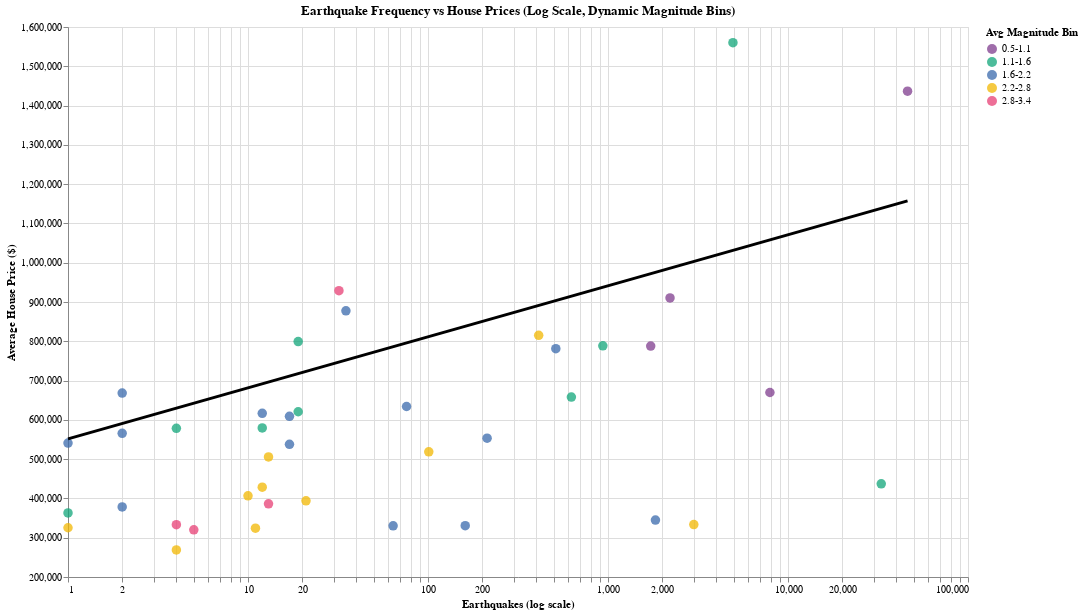

The notebook cell saved with this chart:
### Code cell
import altair as alt
import pandas as pd
import numpy as np

# --------------------------
# 1. FILTER AND CLEAN DATA
# --------------------------

df_corr = df_state_aggreg_year[
    (df_state_aggreg_year["n_earthquakes"] > 0) &
    (df_state_aggreg_year["avg_price"] > 0) &
    (df_state_aggreg_year["avg_magnitude"].notna())
].copy()

# Ensure numeric
df_corr["n_earthquakes"] = pd.to_numeric(df_corr["n_earthquakes"], errors="coerce")
df_corr["avg_price"] = pd.to_numeric(df_corr["avg_price"], errors="coerce")
df_corr["avg_magnitude"] = pd.to_numeric(df_corr["avg_magnitude"], errors="coerce")

# --------------------------
# 2. CREATE DYNAMIC EXCLUSIVE BINS
# --------------------------

# Determine min and max for avg_magnitude
min_mag = df_corr["avg_magnitude"].min()
max_mag = df_corr["avg_magnitude"].max()

# Create 5 equal-width bins between min and max
bins = np.linspace(min_mag, max_mag, num=6)  # 6 edges → 5 bins
labels = [f"{round(bins[i],1)}-{round(bins[i+1],1)}" for i in range(len(bins)-1)]

# right=False ensures exclusive upper boundary
df_corr["magnitude_bin"] = pd.cut(df_corr["avg_magnitude"], bins=bins, labels=labels, right=False)

# --------------------------
# 3. DEFINE DARK COLOR SCALE
# --------------------------

color_scale = alt.Scale(
    domain=labels,
    range=["#7f3c8d", "#11a579", "#3969ac", "#f2b701", "#e73f74"]  # dark, distinct
)

# --------------------------
# 4. SCATTER PLOT
# --------------------------

scatter = (
    alt.Chart(df_corr)
    .mark_circle(size=90, opacity=0.75)
    .encode(
        x=alt.X("n_earthquakes:Q", title="Earthquakes (log scale)", scale=alt.Scale(type="log")),
        y=alt.Y("avg_price:Q", title="Average House Price ($)", scale=alt.Scale(zero=False)),
        color=alt.Color("magnitude_bin:N", title="Avg Magnitude Bin", scale=color_scale),
        tooltip=[
            alt.Tooltip("state:N"),
            alt.Tooltip("n_earthquakes:Q", title="Earthquakes"),
            alt.Tooltip("avg_price:Q", title="Avg Price ($)"),
            alt.Tooltip("avg_magnitude:Q", title="Avg Magnitude"),
            alt.Tooltip("magnitude_bin:N", title="Magnitude Bin")
        ]
    )
)

# --------------------------
# 5. REGRESSION TRENDLINE
# --------------------------

smooth = (
    alt.Chart(df_corr)
    .transform_regression("n_earthquakes", "avg_price", method="linear")
    .mark_line(color="black", size=3)
    .encode(
        x=alt.X("n_earthquakes:Q", scale=alt.Scale(type="log")),
        y="avg_price:Q"
    )
)

# --------------------------
# 6. COMBINE PLOT
# --------------------------

correlation = (scatter + smooth).properties(
    width=900,
    height=550,
    title="Earthquake Frequency vs House Prices (Log Scale, Dynamic Magnitude Bins)"
)

correlation

### Figure 1 — Vega specification as saved in the notebook (floating-point values rounded to 4 significant figures)
{"$schema": "https://vega.github.io/schema/vega/v5.json", "data": [{"name": "source_0", "values": [{"state": "Alabama", "year": 2015, "n_earthquakes": 21.0, "avg_magnitude": 2.38, "max_magnitude": 3.5, "avg_depth": 2.761, "n_properties": 217.0, "avg_price": 393900.0, "median_price": 285000.0, "avg_bedrooms": 3.53, "avg_bathrooms": 2.719, "fips": 1, "magnitude_bin": "2.2-2.8", "__index_level_0__": 25}, {"state": "Alaska", "year": 2015, "n_earthquakes": 32970.0, "avg_magnitude": 1.569, "max_magnitude": 6.8, "avg_depth": 40.96, "n_properties": 24.0, "avg_price": 437300.0, "median_price": 372200.0, "avg_bedrooms": 3.333, "avg_bathrooms": 2.667, "fips": 2, "magnitude_bin": "1.1-1.6", "__index_level_0__": 59}, {"state": "Arizona", "year": 2015, "n_earthquakes": 76.0, "avg_magnitude": 1.918, "max_magnitude": 4.0, "avg_depth": 10.58, "n_properties": 749.0, "avg_price": 634000.0, "median_price": 460000.0, "avg_bedrooms": 3.192, "avg_bathrooms": 2.479, "fips": 4, "magnitude_bin": "1.6-2.2", "__index_level_0__": 93}, {"state": "Arkansas", "year": 2015, "n_earthquakes": 64.0, "avg_magnitude": 2.095, "max_magnitude": 2.98, "avg_depth": 5.324, "n_properties": 167.0, "avg_price": 330200.0, "median_price": 240000.0, "avg_bedrooms": 3.24, "avg_bathrooms": 2.371, "fips": 5, "magnitude_bin": "1.6-2.2", "__index_level_0__": 127}, {"state": "California", "year": 2015, "n_earthquakes": 46150.0, "avg_magnitude": 0.966, "max_magnitude": 5.72, "avg_depth": 5.768, "n_properties": 2420.0, "avg_price": 1437000.0, "median_price": 761200.0, "avg_bedrooms": 3.501, "avg_bathrooms": 2.879, "fips": 6, "magnitude_bin": "0.5-1.1", "__index_level_0__": 162}, {"state": "Colorado", "year": 2015, "n_earthquakes": 32.0, "avg_magnitude": 2.954, "max_magnitude": 3.9, "avg_depth": 3.545, "n_properties": 567.0, "avg_price": 928700.0, "median_price": 619500.0, "avg_bedrooms": 3.66, "avg_bathrooms": 3.039, "fips": 8, "magnitude_bin": "2.8-3.4", "__index_level_0__": 196}, {"state": "Connecticut", "year": 2015, "n_earthquakes": 19.0, "avg_magnitude": 1.618, "max_magnitude": 3.3, "avg_depth": 4.702, "n_properties": 244.0, "avg_price": 620600.0, "median_price": 387000.0, "avg_bedrooms": 3.627, "avg_bathrooms": 2.709, "fips": 9, "magnitude_bin": "1.1-1.6", "__index_level_0__": 230}, {"state": "Georgia", "year": 2015, "n_earthquakes": 13.0, "avg_magnitude": 2.616, "max_magnitude": 4.4, "avg_depth": 10.02, "n_properties": 437.0, "avg_price": 505700.0, "median_price": 387000.0, "avg_bedrooms": 3.73, "avg_bathrooms": 3.05, "fips": 13, "magnitude_bin": "2.2-2.8", "__index_level_0__": 330}, {"state": "Hawaii", "year": 2015, "n_earthquakes": 4944.0, "avg_magnitude": 1.427, "max_magnitude": 5.2, "avg_depth": 6.816, "n_properties": 137.0, "avg_price": 1560000.0, "median_price": 889000.0, "avg_bedrooms": 2.971, "avg_bathrooms": 2.46, "fips": 15, "magnitude_bin": "1.1-1.6", "__index_level_0__": 366}, {"state": "Idaho", "year": 2015, "n_earthquakes": 513.0, "avg_magnitude": 2.018, "max_magnitude": 5.0, "avg_depth": 7.825, "n_properties": 84.0, "avg_price": 781200.0, "median_price": 607000.0, "avg_bedrooms": 3.631, "avg_bathrooms": 2.452, "fips": 16, "magnitude_bin": "1.6-2.2", "__index_level_0__": 400}, {"state": "Illinois", "year": 2015, "n_earthquakes": 10.0, "avg_magnitude": 2.381, "max_magnitude": 3.4, "avg_depth": 12.32, "n_properties": 789.0, "avg_price": 406500.0, "median_price": 289000.0, "avg_bedrooms": 3.426, "avg_bathrooms": 2.63, "fips": 17, "magnitude_bin": "2.2-2.8", "__index_level_0__": 434}, {"state": "Indiana", "year": 2015, "n_earthquakes": 1.0, "avg_magnitude": 2.33, "max_magnitude": 2.33, "avg_depth": 16.75, "n_properties": 332.0, "avg_price": 325300.0, "median_price": 259900.0, "avg_bedrooms": 3.328, "avg_bathrooms": 2.416, "fips": 18, "magnitude_bin": "2.2-2.8", "__index_level_0__": 465}, {"state": "Kansas", "year": 2015, "n_earthquakes": 1835.0, "avg_magnitude": 1.966, "max_magnitude": 4.1, "avg_depth": 5.055, "n_properties": 159.0, "avg_price": 344900.0, "median_price": 300000.0, "avg_bedrooms": 3.629, "avg_bathrooms": 2.843, "fips": 20, "magnitude_bin": "1.6-2.2", "__index_level_0__": 530}, {"state": "Kentucky", "year": 2015, "n_earthquakes": 11.0, "avg_magnitude": 2.414, "max_magnitude": 2.82, "avg_depth": 14.11, "n_properties": 284.0, "avg_price": 324400.0, "median_price": 265000.0, "avg_bedrooms": 3.313, "avg_bathrooms": 2.412, "fips": 21, "magnitude_bin": "2.2-2.8", "__index_level_0__": 564}, {"state": "Maine", "year": 2015, "n_earthquakes": 35.0, "avg_magnitude": 1.726, "max_magnitude": 2.5, "avg_depth": 4.771, "n_properties": 23.0, "avg_price": 877500.0, "median_price": 379900.0, "avg_bedrooms": 3.522, "avg_bathrooms": 2.435, "fips": 23, "magnitude_bin": "1.6-2.2", "__index_level_0__": 630}, {"state": "Maryland", "year": 2015, "n_earthquakes": 1.0, "avg_magnitude": 1.91, "max_magnitude": 1.91, "avg_depth": 7.0, "n_properties": 444.0, "avg_price": 540800.0, "median_price": 419900.0, "avg_bedrooms": 3.626, "avg_bathrooms": 3.09, "fips": 24, "magnitude_bin": "1.6-2.2", "__index_level_0__": 664}, {"state": "Massachusetts", "year": 2015, "n_earthquakes": 2.0, "avg_magnitude": 1.65, "max_magnitude": 1.8, "avg_depth": 5.31, "n_properties": 12.0, "avg_price": 668200.0, "median_price": 498500.0, "avg_bedrooms": 3.917, "avg_bathrooms": 2.833, "fips": 25, "magnitude_bin": "1.6-2.2", "__index_level_0__": 697}, {"state": "Michigan", "year": 2015, "n_earthquakes": 4.0, "avg_magnitude": 3.075, "max_magnitude": 4.2, "avg_depth": 2.37, "n_properties": 508.0, "avg_price": 333300.0, "median_price": 229900.0, "avg_bedrooms": 3.425, "avg_bathrooms": 2.283, "fips": 26, "magnitude_bin": "2.8-3.4", "__index_level_0__": 730}, {"state": "Minnesota", "year": 2015, "n_earthquakes": 12.0, "avg_magnitude": 2.575, "max_magnitude": 2.8, "avg_depth": 0.0, "n_properties": 552.0, "avg_price": 428600.0, "median_price": 349900.0, "avg_bedrooms": 3.453, "avg_bathrooms": 2.498, "fips": 27, "magnitude_bin": "2.2-2.8", "__index_level_0__": 763}, {"state": "Mississippi", "year": 2015, "n_earthquakes": 5.0, "avg_magnitude": 2.884, "max_magnitude": 3.2, "avg_depth": 4.004, "n_properties": 65.0, "avg_price": 320000.0, "median_price": 279000.0, "avg_bedrooms": 3.492, "avg_bathrooms": 2.692, "fips": 28, "magnitude_bin": "2.8-3.4", "__index_level_0__": 794}, {"state": "Missouri", "year": 2015, "n_earthquakes": 161.0, "avg_magnitude": 1.778, "max_magnitude": 3.6, "avg_depth": 8.532, "n_properties": 370.0, "avg_price": 330600.0, "median_price": 263900.0, "avg_bedrooms": 3.235, "avg_bathrooms": 2.514, "fips": 29, "magnitude_bin": "1.6-2.2", "__index_level_0__": 827}, {"state": "Montana", "year": 2015, "n_earthquakes": 1727.0, "avg_magnitude": 0.9612, "max_magnitude": 3.5, "avg_depth": 7.589, "n_properties": 87.0, "avg_price": 787900.0, "median_price": 534900.0, "avg_bedrooms": 3.517, "avg_bathrooms": 2.598, "fips": 30, "magnitude_bin": "0.5-1.1", "__index_level_0__": 861}, {"state": "Nebraska", "year": 2015, "n_earthquakes": 3.0, "avg_magnitude": 3.367, "max_magnitude": 3.6, "avg_depth": 8.25, "n_properties": 158.0, "avg_price": 287700.0, "median_price": 250000.0, "avg_bedrooms": 3.348, "avg_bathrooms": 2.475, "fips": 31, "magnitude_bin": null, "__index_level_0__": 895}, {"state": "Nevada", "year": 2015, "n_earthquakes": 7935.0, "avg_magnitude": 0.4986, "max_magnitude": 5.3, "avg_depth": 7.452, "n_properties": 106.0, "avg_price": 669600.0, "median_price": 517000.0, "avg_bedrooms": 3.321, "avg_bathrooms": 2.604, "fips": 32, "magnitude_bin": "0.5-1.1", "__index_level_0__": 929}, {"state": "New Hampshire", "year": 2015, "n_earthquakes": 17.0, "avg_magnitude": 1.676, "max_magnitude": 2.3, "avg_depth": 5.155, "n_properties": 43.0, "avg_price": 608900.0, "median_price": 489900.0, "avg_bedrooms": 3.395, "avg_bathrooms": 2.558, "fips": 33, "magnitude_bin": "1.6-2.2", "__index_level_0__": 963}, {"state": "New Jersey", "year": 2015, "n_earthquakes": 4.0, "avg_magnitude": 1.462, "max_magnitude": 2.6, "avg_depth": 6.755, "n_properties": 330.0, "avg_price": 578300.0, "median_price": 419000.0, "avg_bedrooms": 3.421, "avg_bathrooms": 2.633, "fips": 34, "magnitude_bin": "1.1-1.6", "__index_level_0__": 997}, {"state": "New Mexico", "year": 2015, "n_earthquakes": 13.0, "avg_magnitude": 2.992, "max_magnitude": 3.9, "avg_depth": 4.819, "n_properties": 100.0, "avg_price": 386200.0, "median_price": 299700.0, "avg_bedrooms": 3.39, "avg_bathrooms": 2.5, "fips": 35, "magnitude_bin": "2.8-3.4", "__index_level_0__": 1031}, {"state": "New York", "year": 2015, "n_earthquakes": 19.0, "avg_magnitude": 1.443, "max_magnitude": 2.79, "avg_depth": 7.765, "n_properties": 756.0, "avg_price": 799200.0, "median_price": 359000.0, "avg_bedrooms": 3.783, "avg_bathrooms": 2.544, "fips": 36, "magnitude_bin": "1.1-1.6", "__index_level_0__": 1065}, {"state": "North Carolina", "year": 2015, "n_earthquakes": 17.0, "avg_magnitude": 2.108, "max_magnitude": 2.67, "avg_depth": 3.299, "n_properties": 494.0, "avg_price": 537600.0, "median_price": 389900.0, "avg_bedrooms": 3.429, "avg_bathrooms": 2.84, "fips": 37, "magnitude_bin": "1.6-2.2", "__index_level_0__": 1099}, {"state": "Ohio", "year": 2015, "n_earthquakes": 4.0, "avg_magnitude": 2.325, "max_magnitude": 2.6, "avg_depth": 8.0, "n_properties": 702.0, "avg_price": 268800.0, "median_price": 215000.0, "avg_bedrooms": 3.395, "avg_bathrooms": 2.352, "fips": 39, "magnitude_bin": "2.2-2.8", "__index_level_0__": 1155}, {"state": "Oklahoma", "year": 2015, "n_earthquakes": 2997.0, "avg_magnitude": 2.787, "max_magnitude": 4.7, "avg_depth": 5.332, "n_properties": 320.0, "avg_price": 333500.0, "median_price": 243500.0, "avg_bedrooms": 3.366, "avg_bathrooms": 2.478, "fips": 40, "magnitude_bin": "2.2-2.8", "__index_level_0__": 1189}, {"state": "Oregon", "year": 2015, "n_earthquakes": 626.0, "avg_magnitude": 1.326, "max_magnitude": 4.5, "avg_depth": 5.905, "n_properties": 462.0, "avg_price": 657900.0, "median_price": 542400.0, "avg_bedrooms": 3.312, "avg_bathrooms": 2.485, "fips": 41, "magnitude_bin": "1.1-1.6", "__index_level_0__": 1223}, {"state": "Pennsylvania", "year": 2015, "n_earthquakes": 2.0, "avg_magnitude": 1.935, "max_magnitude": 2.64, "avg_depth": 1.65, "n_properties": 841.0, "avg_price": 378400.0, "median_price": 289000.0, "avg_bedrooms": 3.391, "avg_bathrooms": 2.44, "fips": 42, "magnitude_bin": "1.6-2.2", "__index_level_0__": 1257}, {"state": "Rhode Island", "year": 2015, "n_earthquakes": 2.0, "avg_magnitude": 2.15, "max_magnitude": 2.3, "avg_depth": 12.32, "n_properties": 55.0, "avg_price": 565800.0, "median_price": 399000.0, "avg_bedrooms": 3.455, "avg_bathrooms": 2.309, "fips": 44, "magnitude_bin": "1.6-2.2", "__index_level_0__": 1290}, {"state": "South Carolina", "year": 2015, "n_earthquakes": 12.0, "avg_magnitude": 1.534, "max_magnitude": 2.48, "avg_depth": 3.563, "n_properties": 300.0, "avg_price": 579300.0, "median_price": 399800.0, "avg_bedrooms": 3.49, "avg_bathrooms": 2.83, "fips": 45, "magnitude_bin": "1.1-1.6", "__index_level_0__": 1323}, {"state": "Tennessee", "year": 2015, "n_earthquakes": 213.0, "avg_magnitude": 1.662, "max_magnitude": 3.5, "avg_depth": 9.585, "n_properties": 401.0, "avg_price": 553400.0, "median_price": 375000.0, "avg_bedrooms": 3.277, "avg_bathrooms": 2.631, "fips": 47, "magnitude_bin": "1.6-2.2", "__index_level_0__": 1390}, {"state": "Texas", "year": 2015, "n_earthquakes": 101.0, "avg_magnitude": 2.581, "max_magnitude": 4.0, "avg_depth": 5.487, "n_properties": 2077.0, "avg_price": 518700.0, "median_price": 374900.0, "avg_bedrooms": 3.52, "avg_bathrooms": 2.792, "fips": 48, "magnitude_bin": "2.2-2.8", "__index_level_0__": 1424}, {"state": "Utah", "year": 2015, "n_earthquakes": 936.0, "avg_magnitude": 1.328, "max_magnitude": 4.09, "avg_depth": 5.774, "n_properties": 239.0, "avg_price": 788500.0, "median_price": 575000.0, "avg_bedrooms": 4.594, "avg_bathrooms": 3.213, "fips": 49, "magnitude_bin": "1.1-1.6", "__index_level_0__": 1458}, {"state": "Vermont", "year": 2015, "n_earthquakes": 1.0, "avg_magnitude": 1.4, "max_magnitude": 1.4, "avg_depth": 5.0, "n_properties": 38.0, "avg_price": 363000.0, "median_price": 340000.0, "avg_bedrooms": 3.737, "avg_bathrooms": 2.421, "fips": 50, "magnitude_bin": "1.1-1.6", "__index_level_0__": 1490}, {"state": "Virginia", "year": 2015, "n_earthquakes": 12.0, "avg_magnitude": 2.022, "max_magnitude": 2.8, "avg_depth": 3.721, "n_properties": 542.0, "avg_price": 616600.0, "median_price": 486500.0, "avg_bedrooms": 3.688, "avg_bathrooms": 3.161, "fips": 51, "magnitude_bin": "1.6-2.2", "__index_level_0__": 1523}, {"state": "Washington", "year": 2015, "n_earthquakes": 2211.0, "avg_magnitude": 0.9569, "max_magnitude": 4.2, "avg_depth": 9.18, "n_properties": 586.0, "avg_price": 910400.0, "median_price": 648500.0, "avg_bedrooms": 3.423, "avg_bathrooms": 2.541, "fips": 53, "magnitude_bin": "0.5-1.1", "__index_level_0__": 1557}, {"state": "Wyoming", "year": 2015, "n_earthquakes": 412.0, "avg_magnitude": 2.34, "max_magnitude": 3.8, "avg_depth": 2.62, "n_properties": 33.0, "avg_price": 815200.0, "median_price": 360000.0, "avg_bedrooms": 3.455, "avg_bathrooms": 2.576, "fips": 56, "magnitude_bin": "2.2-2.8", "__index_level_0__": 1659}]}, {"name": "data_0", "values": [{"avg_magnitude": 2.38, "avg_price": 393900.0, "magnitude_bin": "2.2-2.8", "n_earthquakes": 21.0, "state": "Alabama"}, {"avg_magnitude": 1.569, "avg_price": 437300.0, "magnitude_bin": "1.1-1.6", "n_earthquakes": 32970.0, "state": "Alaska"}, {"avg_magnitude": 1.918, "avg_price": 634000.0, "magnitude_bin": "1.6-2.2", "n_earthquakes": 76.0, "state": "Arizona"}, {"avg_magnitude": 2.095, "avg_price": 330200.0, "magnitude_bin": "1.6-2.2", "n_earthquakes": 64.0, "state": "Arkansas"}, {"avg_magnitude": 0.966, "avg_price": 1437000.0, "magnitude_bin": "0.5-1.1", "n_earthquakes": 46150.0, "state": "California"}, {"avg_magnitude": 2.954, "avg_price": 928700.0, "magnitude_bin": "2.8-3.4", "n_earthquakes": 32.0, "state": "Colorado"}, {"avg_magnitude": 1.618, "avg_price": 620600.0, "magnitude_bin": "1.1-1.6", "n_earthquakes": 19.0, "state": "Connecticut"}, {"avg_magnitude": 2.616, "avg_price": 505700.0, "magnitude_bin": "2.2-2.8", "n_earthquakes": 13.0, "state": "Georgia"}, {"avg_magnitude": 1.427, "avg_price": 1560000.0, "magnitude_bin": "1.1-1.6", "n_earthquakes": 4944.0, "state": "Hawaii"}, {"avg_magnitude": 2.018, "avg_price": 781200.0, "magnitude_bin": "1.6-2.2", "n_earthquakes": 513.0, "state": "Idaho"}, {"avg_magnitude": 2.381, "avg_price": 406500.0, "magnitude_bin": "2.2-2.8", "n_earthquakes": 10.0, "state": "Illinois"}, {"avg_magnitude": 2.33, "avg_price": 325300.0, "magnitude_bin": "2.2-2.8", "n_earthquakes": 1.0, "state": "Indiana"}, {"avg_magnitude": 1.966, "avg_price": 344900.0, "magnitude_bin": "1.6-2.2", "n_earthquakes": 1835.0, "state": "Kansas"}, {"avg_magnitude": 2.414, "avg_price": 324400.0, "magnitude_bin": "2.2-2.8", "n_earthquakes": 11.0, "state": "Kentucky"}, {"avg_magnitude": 1.726, "avg_price": 877500.0, "magnitude_bin": "1.6-2.2", "n_earthquakes": 35.0, "state": "Maine"}, {"avg_magnitude": 1.91, "avg_price": 540800.0, "magnitude_bin": "1.6-2.2", "n_earthquakes": 1.0, "state": "Maryland"}, {"avg_magnitude": 1.65, "avg_price": 668200.0, "magnitude_bin": "1.6-2.2", "n_earthquakes": 2.0, "state": "Massachusetts"}, {"avg_magnitude": 3.075, "avg_price": 333300.0, "magnitude_bin": "2.8-3.4", "n_earthquakes": 4.0, "state": "Michigan"}, {"avg_magnitude": 2.575, "avg_price": 428600.0, "magnitude_bin": "2.2-2.8", "n_earthquakes": 12.0, "state": "Minnesota"}, {"avg_magnitude": 2.884, "avg_price": 320000.0, "magnitude_bin": "2.8-3.4", "n_earthquakes": 5.0, "state": "Mississippi"}, {"avg_magnitude": 1.778, "avg_price": 330600.0, "magnitude_bin": "1.6-2.2", "n_earthquakes": 161.0, "state": "Missouri"}, {"avg_magnitude": 0.9612, "avg_price": 787900.0, "magnitude_bin": "0.5-1.1", "n_earthquakes": 1727.0, "state": "Montana"}, {"avg_magnitude": 3.367, "avg_price": 287700.0, "magnitude_bin": null, "n_earthquakes": 3.0, "state": "Nebraska"}, {"avg_magnitude": 0.4986, "avg_price": 669600.0, "magnitude_bin": "0.5-1.1", "n_earthquakes": 7935.0, "state": "Nevada"}, {"avg_magnitude": 1.676, "avg_price": 608900.0, "magnitude_bin": "1.6-2.2", "n_earthquakes": 17.0, "state": "New Hampshire"}, {"avg_magnitude": 1.462, "avg_price": 578300.0, "magnitude_bin": "1.1-1.6", "n_earthquakes": 4.0, "state": "New Jersey"}, {"avg_magnitude": 2.992, "avg_price": 386200.0, "magnitude_bin": "2.8-3.4", "n_earthquakes": 13.0, "state": "New Mexico"}, {"avg_magnitude": 1.443, "avg_price": 799200.0, "magnitude_bin": "1.1-1.6", "n_earthquakes": 19.0, "state": "New York"}, {"avg_magnitude": 2.108, "avg_price": 537600.0, "magnitude_bin": "1.6-2.2", "n_earthquakes": 17.0, "state": "North Carolina"}, {"avg_magnitude": 2.325, "avg_price": 268800.0, "magnitude_bin": "2.2-2.8", "n_earthquakes": 4.0, "state": "Ohio"}, {"avg_magnitude": 2.787, "avg_price": 333500.0, "magnitude_bin": "2.2-2.8", "n_earthquakes": 2997.0, "state": "Oklahoma"}, {"avg_magnitude": 1.326, "avg_price": 657900.0, "magnitude_bin": "1.1-1.6", "n_earthquakes": 626.0, "state": "Oregon"}, {"avg_magnitude": 1.935, "avg_price": 378400.0, "magnitude_bin": "1.6-2.2", "n_earthquakes": 2.0, "state": "Pennsylvania"}, {"avg_magnitude": 2.15, "avg_price": 565800.0, "magnitude_bin": "1.6-2.2", "n_earthquakes": 2.0, "state": "Rhode Island"}, {"avg_magnitude": 1.534, "avg_price": 579300.0, "magnitude_bin": "1.1-1.6", "n_earthquakes": 12.0, "state": "South Carolina"}, {"avg_magnitude": 1.662, "avg_price": 553400.0, "magnitude_bin": "1.6-2.2", "n_earthquakes": 213.0, "state": "Tennessee"}, {"avg_magnitude": 2.581, "avg_price": 518700.0, "magnitude_bin": "2.2-2.8", "n_earthquakes": 101.0, "state": "Texas"}, {"avg_magnitude": 1.328, "avg_price": 788500.0, "magnitude_bin": "1.1-1.6", "n_earthquakes": 936.0, "state": "Utah"}, {"avg_magnitude": 1.4, "avg_price": 363000.0, "magnitude_bin": "1.1-1.6", "n_earthquakes": 1.0, "state": "Vermont"}, {"avg_magnitude": 2.022, "avg_price": 616600.0, "magnitude_bin": "1.6-2.2", "n_earthquakes": 12.0, "state": "Virginia"}, {"avg_magnitude": 0.9569, "avg_price": 910400.0, "magnitude_bin": "0.5-1.1", "n_earthquakes": 2211.0, "state": "Washington"}, {"avg_magnitude": 2.34, "avg_price": 815200.0, "magnitude_bin": "2.2-2.8", "n_earthquakes": 412.0, "state": "Wyoming"}]}, {"name": "data_1", "source": "source_0", "transform": [{"type": "regression", "x": "n_earthquakes", "as": ["n_earthquakes", "avg_price"], "y": "avg_price", "method": "linear"}, {"type": "project", "fields": ["avg_price", "n_earthquakes"]}]}], "marks": [{"type": "symbol", "name": "layer_0_marks", "from": {"data": "data_0"}, "encode": {"update": {"shape": {"value": "circle"}, "size": {"value": 90}, "y": {"field": "avg_price", "scale": "y"}, "opacity": {"value": 0.75}, "x": {"field": "n_earthquakes", "scale": "x"}, "fill": {"field": "magnitude_bin", "scale": "color"}, "tooltip": {"signal": "{\"state\": isValid(datum[\"state\"]) ? datum[\"state\"] : \"\"+datum[\"state\"], \"Earthquakes\": format(datum[\"n_earthquakes\"], \"\"), \"Avg Price ($)\": format(datum[\"avg_price\"], \"\"), \"Avg Magnitude\": format(datum[\"avg_magnitude\"], \"\"), \"Magnitude Bin\": isValid(datum[\"magnitude_bin\"]) ? datum[\"magnitude_bin\"] : \"\"+datum[\"magnitude_bin\"]}"}}}, "style": ["circle"]}, {"type": "line", "name": "layer_1_marks", "from": {"data": "data_1"}, "sort": {"field": "x"}, "encode": {"update": {"strokeWidth": {"value": 3}, "defined": {"signal": "isValid(datum[\"n_earthquakes\"]) && isFinite(+datum[\"n_earthquakes\"]) && isValid(datum[\"avg_price\"]) && isFinite(+datum[\"avg_price\"])"}, "x": {"field": "n_earthquakes", "scale": "x"}, "stroke": {"value": "black"}, "y": {"field": "avg_price", "scale": "y"}}}, "style": ["line"]}], "scales": [{"name": "x", "type": "log", "domain": {"fields": [{"data": "data_0", "field": "n_earthquakes"}, {"data": "data_1", "field": "n_earthquakes"}]}, "range": [0, {"signal": "width"}], "nice": true}, {"name": "y", "type": "linear", "domain": {"fields": [{"data": "data_0", "field": "avg_price"}, {"data": "data_1", "field": "avg_price"}]}, "range": [{"signal": "height"}, 0], "nice": true, "zero": false}, {"name": "color", "type": "ordinal", "domain": ["0.5-1.1", "1.1-1.6", "1.6-2.2", "2.2-2.8", "2.8-3.4"], "range": ["#7f3c8d", "#11a579", "#3969ac", "#f2b701", "#e73f74"]}], "axes": [{"scale": "x", "ticks": false, "aria": false, "gridScale": "y", "domain": false, "labels": false, "minExtent": 0, "zindex": 0, "maxExtent": 0, "orient": "bottom", "grid": true}, {"scale": "y", "labels": false, "maxExtent": 0, "zindex": 0, "tickCount": {"signal": "ceil(height/40)"}, "minExtent": 0, "aria": false, "gridScale": "x", "orient": "left", "domain": false, "grid": true, "ticks": false}, {"scale": "x", "title": "Earthquakes (log scale)", "grid": false, "labelOverlap": "greedy", "zindex": 0, "orient": "bottom", "labelFlush": true}, {"scale": "y", "orient": "left", "labelOverlap": true, "zindex": 0, "title": "Average House Price ($)", "grid": false, "tickCount": {"signal": "ceil(height/40)"}}], "title": {"text": "Earthquake Frequency vs House Prices (Log Scale, Dynamic Magnitude Bins)", "frame": "group"}, "width": 900, "height": 550, "background": "white", "legends": [{"title": "Avg Magnitude Bin", "fill": "color", "symbolType": "circle", "encode": {"symbols": {"update": {"opacity": {"value": 0.75}}}}}], "style": "cell", "padding": 5}
